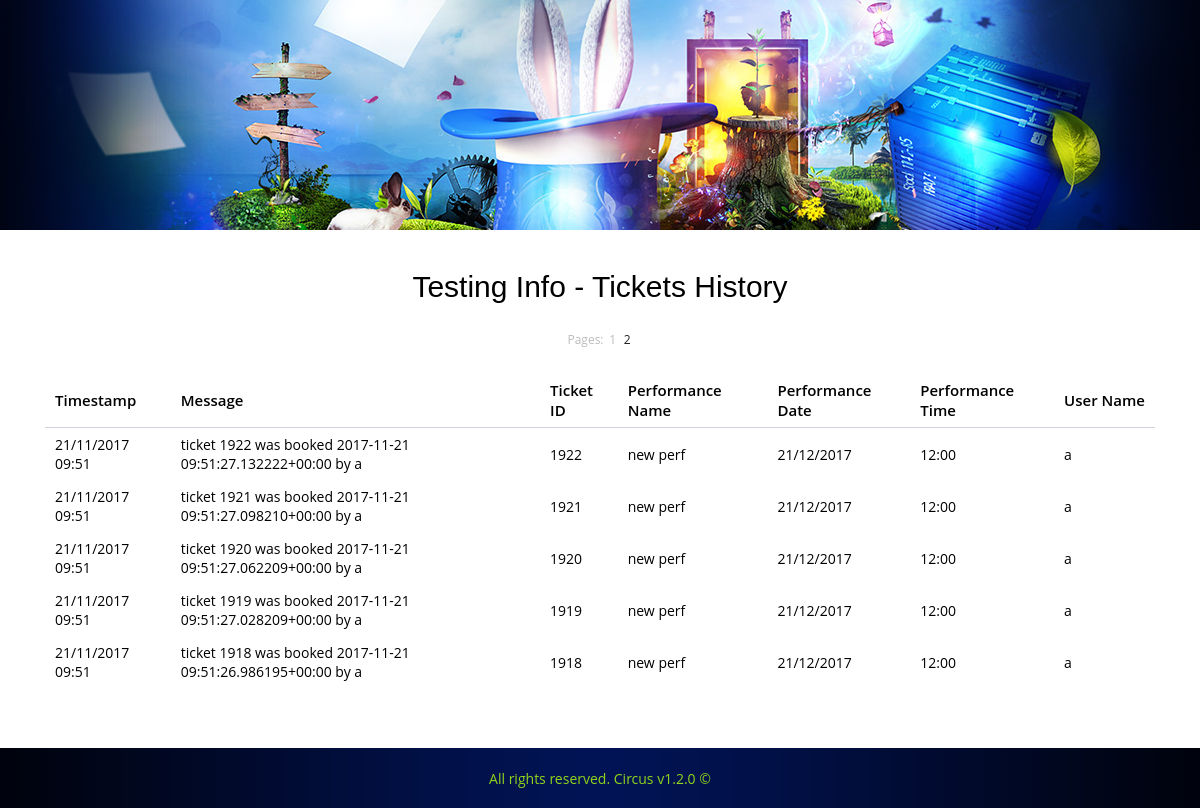
Before: /testing/history/2 with the older database file.
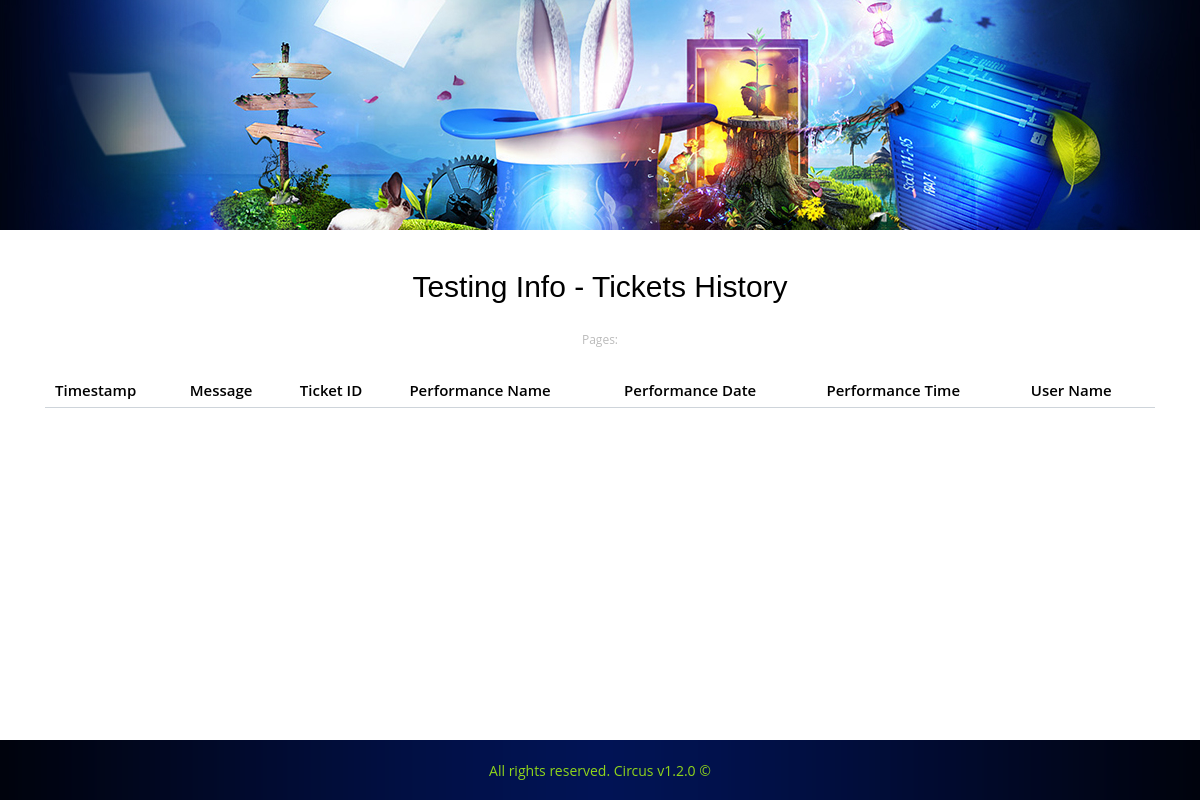
After: the same page with the newer database file.
### core/models.py (models this page shows, shortened)
class TicketHistory(models.Model):
    datetime = models.DateTimeField()
    message = models.CharField(max_length=100)
    ticket_id = models.ForeignKey(
        Ticket,
        on_delete=models.CASCADE,
        null=False
    )
    user_id = models.ForeignKey(
        User,
        on_delete=models.SET_NULL,
        null=True
    )

class Ticket(models.Model):
    status = models.CharField(
        max_length=16,
        validators=[check_ticket_status],
        default='available'
    )
    performance = models.ForeignKey(
        Performance,
        related_name='tickets',
        on_delete=models.CASCADE,
        null=False,
        blank=False
    )
    booked = models.DateTimeField(
        null=True,
        blank=True
    )
    bought = models.DateTimeField(
        null=True,
        blank=True
    )
    booked_by = models.ForeignKey(
        User,
        related_name='booked_tickets',
        on_delete=models.CASCADE,
        null=True,
    )
    bought_by = models.ForeignKey(
        User,
        related_name='bought_tickets',
        on_delete=models.CASCADE,
        null=True
    )

class Performance(models.Model):
    date = models.DateField('date of performance')
    time = models.TimeField('time of performance')
    price = models.FloatField('price of performance')
    name = models.CharField('name of performance', max_length=32)
    description = models.TextField(max_length=1000)

### ui/testing_views.py (the view)
# urls.py: path('testing/history/', testing_views.ticket_history_view),
def ticket_history_view(request, number=1):
    if number < 1:
        number = 1
    LIM = 10
    records = processing.get_ticket_history()
    num = int(len(records) / LIM)
    if num == 0:
        context = {'history': records}
    else:
        context = {'history': records[(number-1)*LIM:number*LIM],
                   'pages': [x+1 for x in range(num+1)],
                   'current': number}
    return render(request, 'testing/ticket_history.html', context)

### core/processing/ticket_operations.py (called while the page is built)
def get_ticket_history():
    return TicketHistory.objects.all().order_by('-id')

### ui/templates/testing/ticket_history.html
{% extends 'base.html' %}
{% block content %}
    <div class='title'>Testing Info - Tickets History</div>
    <div class="container">
        <div class="pageLinks">
            <span>Pages:</span>
            {% for page in pages %}
                <a href="/testing/history/{{ page }}" {% if current == page %} class='current' {% endif %}>{{ page }}</a>
            {% endfor %}
        </div>
        <div class='row-sm'>
            <table class='rTable ticketTable'>
                <thead class='rThead'>
                <tr class='rRow'>
                    <td class='rTd'>Timestamp</td>
                    <td class='rTd'>Message</td>
                    <td class='rTd'>Ticket ID</td>
                    <td class='rTd'>Performance Name</td>
                    <td class='rTd'>Performance Date</td>
                    <td class='rTd'>Performance Time</td>
                    <td class='rTd'>User Name</td>
                </tr>
                </thead>
                <tbody class='rTbody'>
                {% for record in history %}
                    <tr class='rRow'>
                        <td class='rTd rTdTimestamp'>{{ record.datetime|date:"d/m/Y" }} {{ record.datetime|time:"H:i" }}</td>
                        <td class='rTd rTdMessage'>{{ record.message }}</td>
                        <td class='rTd rTdTicket'>{{ record.ticket_id.id }}</td>
                        <td class='rTd rTdP1'>{{ record.ticket_id.performance.name }}</td>
                        <td class='rTd rTdP2'>{{ record.ticket_id.performance.date|date:"d/m/Y" }}</td>
                        <td class='rTd rTdP3'>{{ record.ticket_id.performance.time|time:"H:i" }}</td>
                        <td class='rTd rTdUser'>{{ record.user_id.username }}</td>
                    </tr>
                {% endfor %}
                </tbody>
            </table>
        </div>
    </div>
{% endblock %}

### ui/templates/base.html (shortened to what this page needs)
<!DOCTYPE html>
<html lang='en'>
<head>
    {% load static %}
    <link rel='stylesheet' type='text/css' href='{% static 'assets/css/bootstrap.min.css' %}'>
    <link rel='stylesheet' type='text/css' href='{% static 'assets/css/bootstrap-datepicker3.min.css' %}'>
    <link rel='stylesheet' type='text/css' href='{% static 'assets/css/bootstrap-slider.min.css' %}'>
    <link rel='stylesheet' type='text/css' href='{% static 'assets/style.css' %}'>
</head>
<body>
<div class='header'>
</div>
<div class='content minH'>
    {% block content %}
    {% endblock %}
</div>
<div class='footer'>
    <div class='container'>
        All rights reserved. Circus v1.2.0 &copy;
    </div>
</div>
</body>
</html>

### assets/style.css (style rules this page uses)
* { border:medium none; margin:0; padding:0; font-size:14px; }
html, body { height:100%; }
body { color:#000; font:normal 14px 'Open Sans', Arial,Helvetica,sans-serif; }
div { -moz-box-sizing:border-box; box-sizing:border-box; float:none; }
table { border-spacing:0; padding:0; }
.header { background:url('images/header.jpg') no-repeat center center #000; height:100px; }
@media (min-width:768px) { .header { height:230px; } }
.footer { background:linear-gradient(to right,#010e3f,#011251,#011661,#02196d,#02196d,#011661,#011251,#010e3f); height:48px; position:relative; color:#90d51b; text-align:center; font-size:11px; }
.footer .container { padding-top:16px; }
@media (min-width:768px) { .footer { background:url('images/footer.png') no-repeat center center #000; height:60px; font-size:13px; } }
@media (min-width:768px) { .footer .container { padding-top:21px; } }
.content { padding:0 0 30px; }
@media (min-width:768px) { .content { padding:0 0 50px; } }
@media (min-width:1200px) { .content { padding:0 0 60px; } }
.title { text-align:center; padding:30px 0; font-family:'Spectral SC',Arial,Helvetica,sans-serif; font-size:24px; }
@media (min-width:768px) { .title { padding:40px 0; font-size:30px; } }
.rTable { width:100%; display:table; }
.rTable .rThead .rTd { color:#000; font-weight:600; font-size:15px; }
.rTable .rThead .rTd:last-child { white-space:nowrap; }
.rTd { padding:7px 10px; vertical-align:middle; }
.rTable .rThead td { border-bottom:1px solid #ced4da; }
@media (min-width:768px) { .rThead { display:table-row-group; } }
@media (min-width:768px) { .rRow { display:table-row; } }
.pageLinks { text-align:center; padding:0 0 25px; margin:-15px 0 0; }
.pageLinks span { color:#bbb; font-size:12px; display:inline-block; }

Changed rows visible on the page:
removed TicketHistory: datetime "21/11/2017", datetime "09:51", message "ticket 1922 was booked 2017-11-21 09:51:27.132222+00:00 by a", ticket_id.id "1922", ticket_id.performance.name "new perf", ticket_id.performance "21/12/2017", ticket_id.performance.time "12:00", user_id.username "a"
removed TicketHistory: datetime "21/11/2017", datetime "09:51", message "ticket 1921 was booked 2017-11-21 09:51:27.098210+00:00 by a", ticket_id.id "1921", ticket_id.performance.name "new perf", ticket_id.performance "21/12/2017", ticket_id.performance.time "12:00", user_id.username "a"
removed TicketHistory: datetime "21/11/2017", datetime "09:51", message "ticket 1920 was booked 2017-11-21 09:51:27.062209+00:00 by a", ticket_id.id "1920", ticket_id.performance.name "new perf", ticket_id.performance "21/12/2017", ticket_id.performance.time "12:00", user_id.username "a"
removed TicketHistory: datetime "21/11/2017", datetime "09:51", message "ticket 1919 was booked 2017-11-21 09:51:27.028209+00:00 by a", ticket_id.id "1919", ticket_id.performance.name "new perf", ticket_id.performance "21/12/2017", ticket_id.performance.time "12:00", user_id.username "a"
removed TicketHistory: datetime "21/11/2017", datetime "09:51", message "ticket 1918 was booked 2017-11-21 09:51:26.986195+00:00 by a", ticket_id.id "1918", ticket_id.performance.name "new perf", ticket_id.performance "21/12/2017", ticket_id.performance.time "12:00", user_id.username "a"
Other visible differences:
list line gone: "1"
list line gone: "2"
